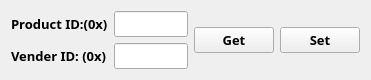
  <widget class="QWidget" name="layoutWidget1">
   <property name="geometry">
    <rect>
     <x>40</x>
     <y>40</y>
     <width>371</width>
     <height>64</height>
    </rect>
   </property>
   <layout class="QGridLayout" name="gridLayout_5">
    <item row="0" column="0">
     <widget class="QLabel" name="label_2">
      <property name="font">
       <font>
        <family>Courier 10 Pitch</family>
        <pointsize>10</pointsize>
        <weight>75</weight>
        <bold>true</bold>
       </font>
      </property>
      <property name="text">
       <string>Product ID:(0x)</string>
      </property>
     </widget>
    </item>
    <item row="0" column="1" rowspan="2">
     <layout class="QGridLayout" name="gridLayout_4">
      <item row="0" column="0">
       <widget class="QLineEdit" name="pidLineEdit">
        <property name="font">
         <font>
          <family>Courier 10 Pitch</family>
          <pointsize>10</pointsize>
          <weight>75</weight>
          <bold>true</bold>
         </font>
        </property>
        <property name="alignment">
         <set>Qt::AlignCenter</set>
        </property>
       </widget>
      </item>
      <item row="0" column="1" rowspan="2">
       <widget class="QPushButton" name="pidvidGetBtn">
        <property name="font">
         <font>
          <family>Courier 10 Pitch</family>
          <pointsize>10</pointsize>
          <weight>75</weight>
          <bold>true</bold>
         </font>
        </property>
        <property name="text">
         <string>Get</string>
        </property>
       </widget>
      </item>
      <item row="0" column="2" rowspan="2">
       <widget class="QPushButton" name="pidvidSetBtn">
        <property name="font">
         <font>
          <family>Courier 10 Pitch</family>
          <pointsize>10</pointsize>
          <weight>75</weight>
          <bold>true</bold>
         </font>
        </property>
        <property name="text">
         <string>Set</string>
        </property>
       </widget>
      </item>
      <item row="1" column="0">
       <widget class="QLineEdit" name="vidLineEdit">
        <property name="font">
         <font>
          <family>Courier 10 Pitch</family>
          <pointsize>10</pointsize>
          <weight>75</weight>
          <bold>true</bold>
         </font>
        </property>
        <property name="alignment">
         <set>Qt::AlignCenter</set>
        </property>
       </widget>
      </item>
     </layout>
    </item>
    <item row="1" column="0">
     <widget class="QLabel" name="label_3">
      <property name="font">
       <font>
        <family>Courier 10 Pitch</family>
        <pointsize>10</pointsize>
        <weight>75</weight>
        <bold>true</bold>
       </font>
      </property>
      <property name="text">
       <string>Vender ID: (0x)</string>
      </property>
     </widget>
    </item>
   </layout>
  </widget>
